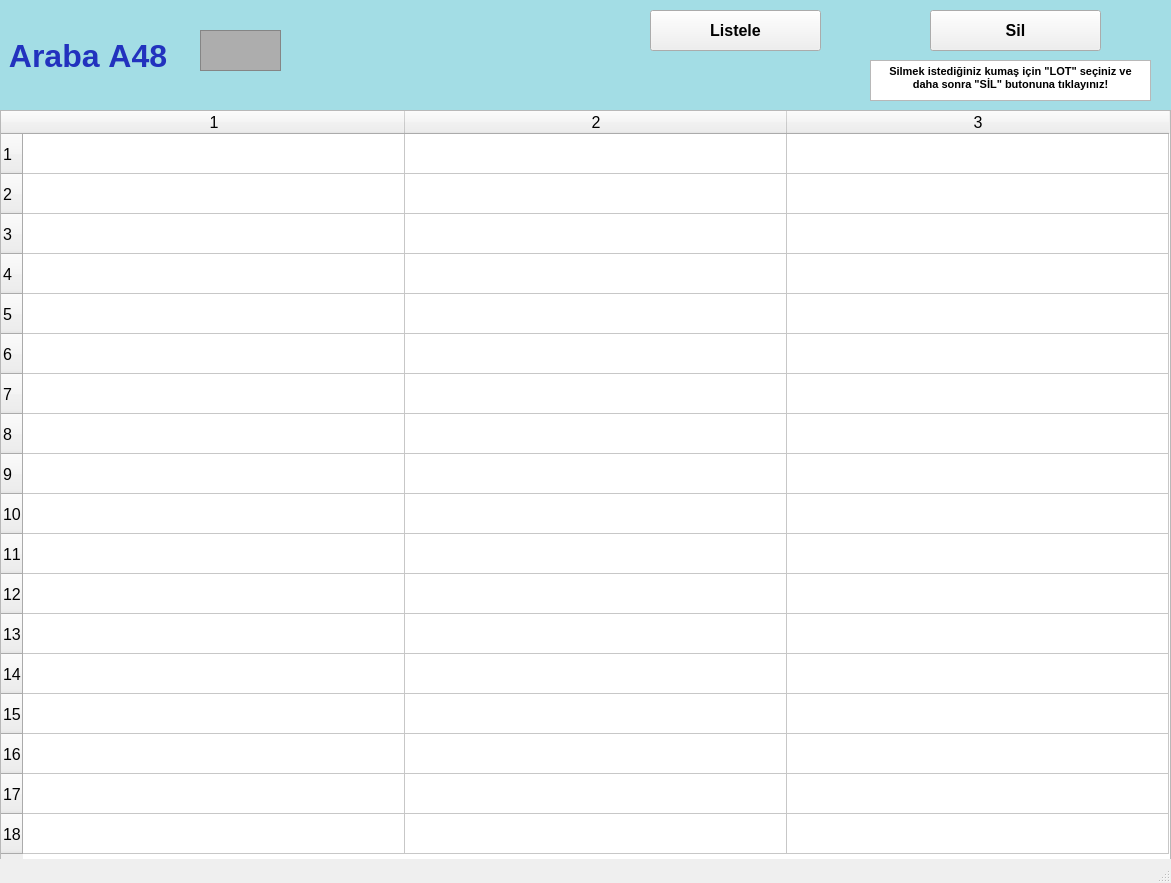
<?xml version="1.0" encoding="UTF-8"?>
<ui version="4.0">
 <class>arabalarA48_ekran</class>
 <widget class="QMainWindow" name="arabalarA48_ekran">
  <property name="geometry">
   <rect>
    <x>0</x>
    <y>0</y>
    <width>1171</width>
    <height>883</height>
   </rect>
  </property>
  <property name="font">
   <font>
    <pointsize>12</pointsize>
    <weight>50</weight>
    <bold>false</bold>
    <kerning>false</kerning>
   </font>
  </property>
  <property name="windowTitle">
   <string/>
  </property>
  <widget class="QWidget" name="centralwidget">
   <widget class="QLabel" name="arabaA1yazi_lbl">
    <property name="geometry">
     <rect>
      <x>0</x>
      <y>0</y>
      <width>1171</width>
      <height>111</height>
     </rect>
    </property>
    <property name="font">
     <font>
      <pointsize>24</pointsize>
      <weight>75</weight>
      <bold>true</bold>
     </font>
    </property>
    <property name="styleSheet">
     <string notr="true">background-color: rgb(163, 221, 229);
color: rgb(34, 50, 190);</string>
    </property>
    <property name="text">
     <string> Araba A48</string>
    </property>
   </widget>
   <widget class="QFrame" name="arabaA1_img">
    <property name="geometry">
     <rect>
      <x>200</x>
      <y>30</y>
      <width>81</width>
      <height>41</height>
     </rect>
    </property>
    <property name="styleSheet">
     <string notr="true">background-color: rgb(173, 173, 173);</string>
    </property>
    <property name="frameShape">
     <enum>QFrame::StyledPanel</enum>
    </property>
    <property name="frameShadow">
     <enum>QFrame::Raised</enum>
    </property>
   </widget>
   <widget class="QPushButton" name="listele48_btn">
    <property name="geometry">
     <rect>
      <x>650</x>
      <y>10</y>
      <width>171</width>
      <height>41</height>
     </rect>
    </property>
    <property name="font">
     <font>
      <pointsize>12</pointsize>
      <weight>75</weight>
      <bold>true</bold>
     </font>
    </property>
    <property name="text">
     <string>Listele</string>
    </property>
   </widget>
   <widget class="QTableWidget" name="A48_tw">
    <property name="geometry">
     <rect>
      <x>0</x>
      <y>110</y>
      <width>1171</width>
      <height>751</height>
     </rect>
    </property>
    <property name="baseSize">
     <size>
      <width>0</width>
      <height>0</height>
     </size>
    </property>
    <property name="rowCount">
     <number>18</number>
    </property>
    <property name="columnCount">
     <number>3</number>
    </property>
    <attribute name="horizontalHeaderVisible">
     <bool>true</bool>
    </attribute>
    <attribute name="horizontalHeaderCascadingSectionResizes">
     <bool>false</bool>
    </attribute>
    <attribute name="horizontalHeaderDefaultSectionSize">
     <number>382</number>
    </attribute>
    <attribute name="horizontalHeaderMinimumSectionSize">
     <number>38</number>
    </attribute>
    <attribute name="verticalHeaderDefaultSectionSize">
     <number>40</number>
    </attribute>
    <attribute name="verticalHeaderMinimumSectionSize">
     <number>23</number>
    </attribute>
    <row/>
    <row/>
    <row/>
    <row/>
    <row/>
    <row/>
    <row/>
    <row/>
    <row/>
    <row/>
    <row/>
    <row/>
    <row/>
    <row/>
    <row/>
    <row/>
    <row/>
    <row/>
    <column/>
    <column/>
    <column/>
   </widget>
   <widget class="QPushButton" name="sil48_btn">
    <property name="geometry">
     <rect>
      <x>930</x>
      <y>10</y>
      <width>171</width>
      <height>41</height>
     </rect>
    </property>
    <property name="font">
     <font>
      <pointsize>12</pointsize>
      <weight>75</weight>
      <bold>true</bold>
     </font>
    </property>
    <property name="text">
     <string>Sil</string>
    </property>
   </widget>
   <widget class="QTextBrowser" name="textBrowser">
    <property name="geometry">
     <rect>
      <x>870</x>
      <y>60</y>
      <width>281</width>
      <height>41</height>
     </rect>
    </property>
    <property name="html">
     <string>&lt;!DOCTYPE HTML PUBLIC &quot;-//W3C//DTD HTML 4.0//EN&quot; &quot;http://www.w3.org/TR/REC-html40/strict.dtd&quot;&gt;
&lt;html&gt;&lt;head&gt;&lt;meta name=&quot;qrichtext&quot; content=&quot;1&quot; /&gt;&lt;style type=&quot;text/css&quot;&gt;
p, li { white-space: pre-wrap; }
&lt;/style&gt;&lt;/head&gt;&lt;body style=&quot; font-family:'MS Shell Dlg 2'; font-size:12pt; font-weight:400; font-style:normal;&quot;&gt;
&lt;p align=&quot;center&quot; style=&quot; margin-top:0px; margin-bottom:0px; margin-left:0px; margin-right:0px; -qt-block-indent:0; text-indent:0px;&quot;&gt;&lt;span style=&quot; font-size:8pt; font-weight:600;&quot;&gt;Silmek istediğiniz kumaş için &amp;quot;LOT&amp;quot; seçiniz ve daha sonra &amp;quot;SİL&amp;quot; butonuna tıklayınız!&lt;/span&gt;&lt;/p&gt;&lt;/body&gt;&lt;/html&gt;</string>
    </property>
   </widget>
  </widget>
  <widget class="QStatusBar" name="statusbar"/>
 </widget>
 <resources/>
 <connections/>
</ui>
